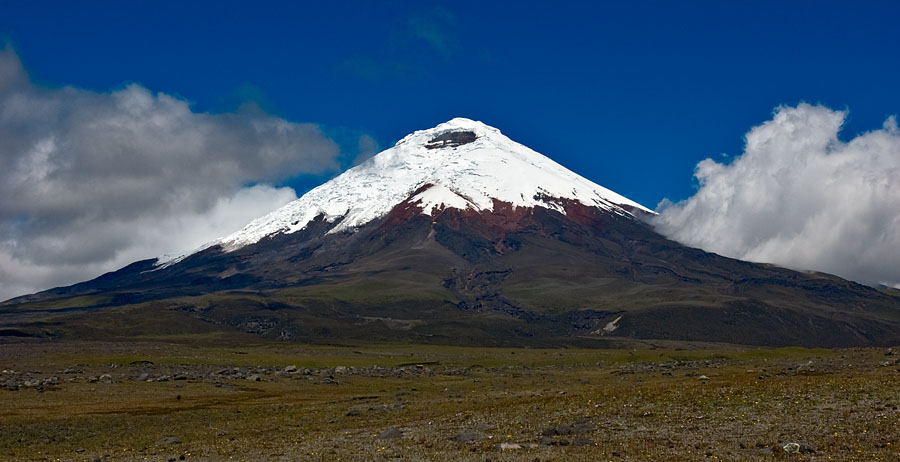
#> input picture Day0/Cotopaxi_volcano.jpeg, 900 x 462 px
$ jupyter execute Preliminary_activities.ipynb   (shell and % lines are left out)
#> lines starting #> are read from the running program, lines starting #| are printed output that depends on the picture
<a href="https://colab.research.google.com/github/ciencialatitud0/EPIC_2/blob/main/Day0/Preliminary_activities.ipynb" target="_parent"></a>

# Preliminary activities (10/10/2022)

1. Which operating system do you have?

2. Google Colab example.

3. Testing Anaconda installation, plus an example.

4. Questions, problems?

### 1. Check where you are, you can use bash commands in a jupyter notebook with ! e.g.

### 2. Check python and conda version

### 3. Now, let's import a few libraries, there should be no errors

[cell 1]
# Importing libraries, note that '#' can be used to comment your code
import numpy as np
import matplotlib.pyplot as plt
import math

### 4. Now, let's make a simple plot

[cell 2]
# The line below forces the notebook to display the plots we are making

x = np.arange(-2*math.pi,+2*math.pi,0.01)
plt.plot(x,np.sin(x))
plt.plot(x,np.cos(x))
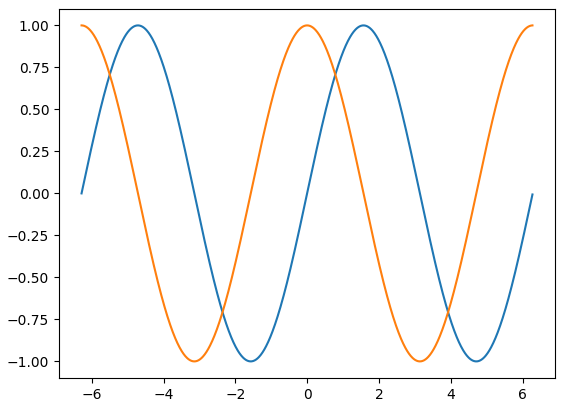
#> figure drawn by matplotlib, 1 panel; curve peaks at x = -4.71, y = 1; curve peaks at x = -6.28, y = 1

### 5. Now let's try to read an image from GDrive, but first we need to mount the drive as follows:

[cell 3]
from google.colab import drive
drive.mount('/content/drive')


# To display the contents

### 6. And now we import the jpg image and display it:

[cell 4]
import matplotlib.cbook as cbook

# The image below was taken from: https://en.wikipedia.org/wiki/Cotopaxi#/media/File:Cotopaxi_volcano_2008-06-27T1322.jpg

image_file = cbook.get_sample_data('/content/drive/My Drive/Colab Notebooks/Cotopaxi_volcano.jpg')
image = plt.imread(image_file)
#> image is the input picture: shape (462, 900, 3); mean R, G, B 62.5, 79.7, 96.6

fig, ax = plt.subplots()
ax.imshow(image)
#ax.axis('off')  # clear x- and y-axes
plt.show()

### 7. Let's try now to import it as an array:

[cell 5]
import cv2

im = cv2.imread("/content/drive/My Drive/Colab Notebooks/Cotopaxi_volcano.jpg")
print(type(im), np.shape(im))
#| <class 'numpy.ndarray'> (462, 900, 3)

### 8. And we can make some plots of the different colour layers:

[cell 6]
fig, ax = plt.subplots()
ax.imshow(im[:,:,0], cmap="Blues")
#ax.axis('off')  # clear x- and y-axes
plt.show()
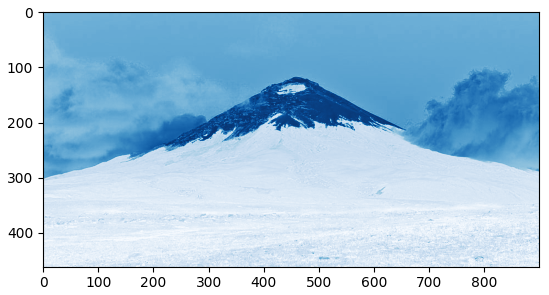
#> figure drawn by matplotlib, 1 panel

fig, ax = plt.subplots()
ax.imshow(im[:,:,1], cmap="Greens")
#ax.axis('off')  # clear x- and y-axes
plt.show()
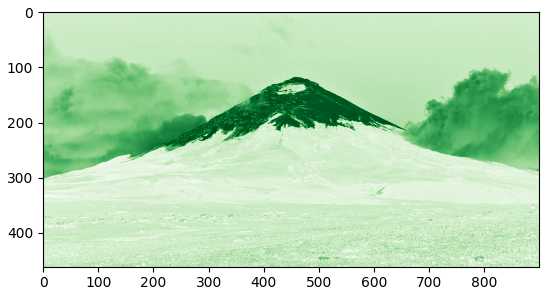
#> figure drawn by matplotlib, 1 panel

fig, ax = plt.subplots()
ax.imshow(im[:,:,2], cmap="Reds")
#ax.axis('off')  # clear x- and y-axes
plt.show()
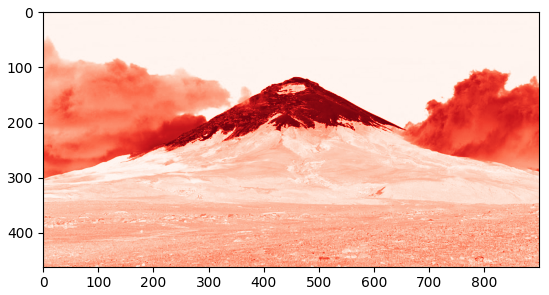
#> figure drawn by matplotlib, 1 panel
